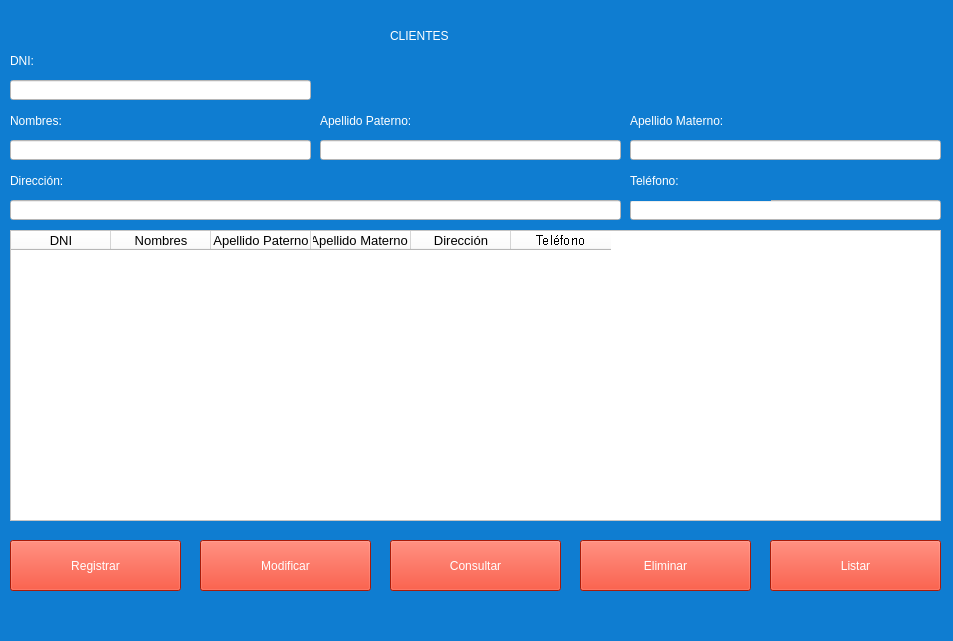
<?xml version="1.0" encoding="UTF-8"?>
<ui version="4.0">
 <class>MainWindow</class>
 <widget class="QMainWindow" name="MainWindow">
  <property name="geometry">
   <rect>
    <x>0</x>
    <y>0</y>
    <width>953</width>
    <height>641</height>
   </rect>
  </property>
  <property name="windowTitle">
   <string>MainWindow</string>
  </property>
  <property name="styleSheet">
   <string notr="true">background-color: rgb(15, 125, 209);</string>
  </property>
  <widget class="QWidget" name="centralwidget">
   <widget class="QLabel" name="label">
    <property name="geometry">
     <rect>
      <x>390</x>
      <y>10</y>
      <width>161</width>
      <height>51</height>
     </rect>
    </property>
    <property name="styleSheet">
     <string notr="true">font: 75 26pt &quot;MS Shell Dlg 2&quot;;color: rgb(255, 255, 255);

</string>
    </property>
    <property name="text">
     <string>CLIENTES</string>
    </property>
   </widget>
   <widget class="QLabel" name="label_2">
    <property name="geometry">
     <rect>
      <x>10</x>
      <y>40</y>
      <width>71</width>
      <height>41</height>
     </rect>
    </property>
    <property name="styleSheet">
     <string notr="true">color: rgb(255, 255, 255);font: 10pt &quot;MS Shell Dlg 2&quot;;</string>
    </property>
    <property name="text">
     <string>DNI:</string>
    </property>
   </widget>
   <widget class="QLineEdit" name="txtDni">
    <property name="geometry">
     <rect>
      <x>10</x>
      <y>80</y>
      <width>301</width>
      <height>20</height>
     </rect>
    </property>
    <property name="styleSheet">
     <string notr="true">background-color: rgb(255, 255, 255);</string>
    </property>
   </widget>
   <widget class="QLabel" name="label_3">
    <property name="geometry">
     <rect>
      <x>10</x>
      <y>100</y>
      <width>91</width>
      <height>41</height>
     </rect>
    </property>
    <property name="styleSheet">
     <string notr="true">font: 10pt &quot;MS Shell Dlg 2&quot;;
color: rgb(255, 255, 255);</string>
    </property>
    <property name="text">
     <string>Nombres:</string>
    </property>
   </widget>
   <widget class="QLineEdit" name="txtNombres">
    <property name="geometry">
     <rect>
      <x>10</x>
      <y>140</y>
      <width>301</width>
      <height>20</height>
     </rect>
    </property>
    <property name="styleSheet">
     <string notr="true">background-color: rgb(255, 255, 255);</string>
    </property>
   </widget>
   <widget class="QLabel" name="label_4">
    <property name="geometry">
     <rect>
      <x>320</x>
      <y>100</y>
      <width>141</width>
      <height>41</height>
     </rect>
    </property>
    <property name="styleSheet">
     <string notr="true">font: 10pt &quot;MS Shell Dlg 2&quot;;color: rgb(255, 255, 255);</string>
    </property>
    <property name="text">
     <string>Apellido Paterno:</string>
    </property>
   </widget>
   <widget class="QLineEdit" name="txtApellidoPaterno">
    <property name="geometry">
     <rect>
      <x>320</x>
      <y>140</y>
      <width>301</width>
      <height>20</height>
     </rect>
    </property>
    <property name="styleSheet">
     <string notr="true">background-color: rgb(255, 255, 255);</string>
    </property>
   </widget>
   <widget class="QLabel" name="label_5">
    <property name="geometry">
     <rect>
      <x>630</x>
      <y>100</y>
      <width>141</width>
      <height>41</height>
     </rect>
    </property>
    <property name="styleSheet">
     <string notr="true">font: 10pt &quot;MS Shell Dlg 2&quot;;color: rgb(255, 255, 255);</string>
    </property>
    <property name="text">
     <string>Apellido Materno:</string>
    </property>
   </widget>
   <widget class="QLineEdit" name="txtApellidoMaterno">
    <property name="geometry">
     <rect>
      <x>630</x>
      <y>140</y>
      <width>311</width>
      <height>20</height>
     </rect>
    </property>
    <property name="styleSheet">
     <string notr="true">background-color: rgb(255, 255, 255);</string>
    </property>
   </widget>
   <widget class="QLabel" name="label_6">
    <property name="geometry">
     <rect>
      <x>10</x>
      <y>170</y>
      <width>91</width>
      <height>21</height>
     </rect>
    </property>
    <property name="styleSheet">
     <string notr="true">font: 10pt &quot;MS Shell Dlg 2&quot;;color: rgb(255, 255, 255);</string>
    </property>
    <property name="text">
     <string>Dirección:</string>
    </property>
   </widget>
   <widget class="QLineEdit" name="txtDireccion">
    <property name="geometry">
     <rect>
      <x>10</x>
      <y>200</y>
      <width>611</width>
      <height>20</height>
     </rect>
    </property>
    <property name="styleSheet">
     <string notr="true">background-color: rgb(255, 255, 255);</string>
    </property>
   </widget>
   <widget class="QLineEdit" name="txtTelefono">
    <property name="geometry">
     <rect>
      <x>630</x>
      <y>200</y>
      <width>311</width>
      <height>20</height>
     </rect>
    </property>
    <property name="styleSheet">
     <string notr="true">background-color: rgb(255, 255, 255);</string>
    </property>
   </widget>
   <widget class="QLabel" name="label_7">
    <property name="geometry">
     <rect>
      <x>630</x>
      <y>160</y>
      <width>141</width>
      <height>41</height>
     </rect>
    </property>
    <property name="styleSheet">
     <string notr="true">font: 10pt &quot;MS Shell Dlg 2&quot;;color: rgb(255, 255, 255);</string>
    </property>
    <property name="text">
     <string>Teléfono:</string>
    </property>
   </widget>
   <widget class="QTableWidget" name="tblClientes">
    <property name="geometry">
     <rect>
      <x>10</x>
      <y>230</y>
      <width>931</width>
      <height>291</height>
     </rect>
    </property>
    <property name="acceptDrops">
     <bool>false</bool>
    </property>
    <property name="styleSheet">
     <string notr="true">background-color: rgb(255, 255, 255);</string>
    </property>
    <column>
     <property name="text">
      <string>DNI</string>
     </property>
     <property name="font">
      <font>
       <pointsize>10</pointsize>
      </font>
     </property>
     <property name="textAlignment">
      <set>AlignCenter</set>
     </property>
    </column>
    <column>
     <property name="text">
      <string>Nombres</string>
     </property>
     <property name="font">
      <font>
       <pointsize>10</pointsize>
       <kerning>true</kerning>
      </font>
     </property>
     <property name="textAlignment">
      <set>AlignCenter</set>
     </property>
    </column>
    <column>
     <property name="text">
      <string notr="true">Apellido Paterno</string>
     </property>
     <property name="whatsThis">
      <string notr="true"/>
     </property>
     <property name="font">
      <font>
       <pointsize>10</pointsize>
       <stylestrategy>PreferAntialias</stylestrategy>
       <kerning>true</kerning>
      </font>
     </property>
     <property name="textAlignment">
      <set>AlignCenter</set>
     </property>
    </column>
    <column>
     <property name="text">
      <string>Apellido Materno </string>
     </property>
     <property name="font">
      <font>
       <pointsize>10</pointsize>
      </font>
     </property>
     <property name="textAlignment">
      <set>AlignCenter</set>
     </property>
    </column>
    <column>
     <property name="text">
      <string>Dirección</string>
     </property>
     <property name="font">
      <font>
       <pointsize>10</pointsize>
      </font>
     </property>
     <property name="textAlignment">
      <set>AlignCenter</set>
     </property>
    </column>
    <column>
     <property name="text">
      <string>Teléfono</string>
     </property>
     <property name="font">
      <font>
       <pointsize>10</pointsize>
       <stylestrategy>NoAntialias</stylestrategy>
      </font>
     </property>
     <property name="textAlignment">
      <set>AlignCenter</set>
     </property>
    </column>
   </widget>
   <widget class="QPushButton" name="btnRegistrar">
    <property name="geometry">
     <rect>
      <x>10</x>
      <y>540</y>
      <width>171</width>
      <height>51</height>
     </rect>
    </property>
    <property name="styleSheet">
     <string notr="true">color: rgb(255, 255, 255);
background-color: rgb(235, 38, 12);</string>
    </property>
    <property name="text">
     <string>Registrar</string>
    </property>
    <property name="icon">
     <iconset>
      <normaloff>../IMG/registrar.png</normaloff>../IMG/registrar.png</iconset>
    </property>
   </widget>
   <widget class="QPushButton" name="btnModificar">
    <property name="geometry">
     <rect>
      <x>200</x>
      <y>540</y>
      <width>171</width>
      <height>51</height>
     </rect>
    </property>
    <property name="styleSheet">
     <string notr="true">color: rgb(255, 255, 255);background-color: rgb(235, 38, 12);</string>
    </property>
    <property name="text">
     <string>Modificar</string>
    </property>
    <property name="icon">
     <iconset>
      <normaloff>../IMG/modificar.png</normaloff>../IMG/modificar.png</iconset>
    </property>
   </widget>
   <widget class="QPushButton" name="btnConsultar">
    <property name="geometry">
     <rect>
      <x>390</x>
      <y>540</y>
      <width>171</width>
      <height>51</height>
     </rect>
    </property>
    <property name="styleSheet">
     <string notr="true">color: rgb(255, 255, 255);background-color: rgb(235, 38, 12);</string>
    </property>
    <property name="text">
     <string>Consultar</string>
    </property>
    <property name="icon">
     <iconset>
      <normaloff>../IMG/consultar.png</normaloff>../IMG/consultar.png</iconset>
    </property>
   </widget>
   <widget class="QPushButton" name="btnEliminar">
    <property name="geometry">
     <rect>
      <x>580</x>
      <y>540</y>
      <width>171</width>
      <height>51</height>
     </rect>
    </property>
    <property name="styleSheet">
     <string notr="true">color: rgb(255, 255, 255);background-color: rgb(235, 38, 12);</string>
    </property>
    <property name="text">
     <string>Eliminar</string>
    </property>
    <property name="icon">
     <iconset>
      <normaloff>../IMG/eliminar.png</normaloff>../IMG/eliminar.png</iconset>
    </property>
   </widget>
   <widget class="QPushButton" name="btnListar">
    <property name="geometry">
     <rect>
      <x>770</x>
      <y>540</y>
      <width>171</width>
      <height>51</height>
     </rect>
    </property>
    <property name="styleSheet">
     <string notr="true">color: rgb(255, 255, 255);background-color: rgb(235, 38, 12);</string>
    </property>
    <property name="text">
     <string>Listar</string>
    </property>
    <property name="icon">
     <iconset>
      <normaloff>../IMG/listar.png</normaloff>../IMG/listar.png</iconset>
    </property>
   </widget>
  </widget>
  <widget class="QMenuBar" name="menubar">
   <property name="geometry">
    <rect>
     <x>0</x>
     <y>0</y>
     <width>953</width>
     <height>21</height>
    </rect>
   </property>
  </widget>
  <widget class="QStatusBar" name="statusbar"/>
 </widget>
 <resources/>
 <connections/>
</ui>
